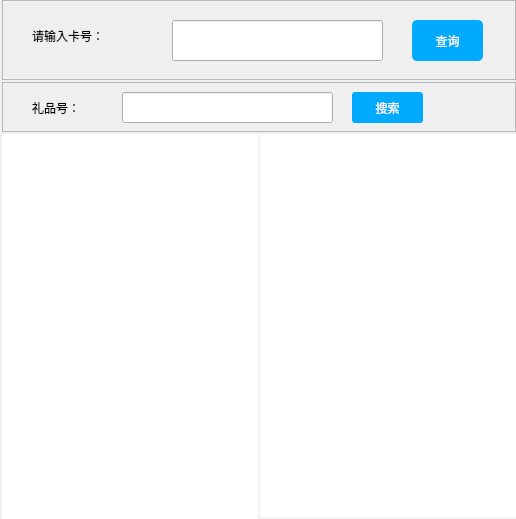
             <widget class="QWidget" name="page_5">
              <property name="styleSheet">
               <string notr="true">QFrame{
font: 11pt &quot;微软雅黑&quot;;
background-color:rgb(255, 255, 255)
}
QLabel{
color:rgb(65, 65, 65)
}
QLineEdit {
    border-width: 1px;
    border-style: solid;
    border-radius: 4px;
	border-color:rgb(199, 199, 199);
	background-color:rgb(255, 255, 255);
	font: 10pt &quot;微软雅黑&quot;

}
QComboBox {
    border-width: 1px;
    border-style: solid;
    border-radius: 4px;
	border-color:rgb(199, 199, 199);
	background-color:rgb(255, 255, 255);
	font: 10pt &quot;微软雅黑&quot;;
}；



</string>
              </property>
              <layout class="QVBoxLayout" name="verticalLayout_97">
               <property name="spacing">
                <number>0</number>
               </property>
               <property name="leftMargin">
                <number>2</number>
               </property>
               <property name="topMargin">
                <number>0</number>
               </property>
               <property name="rightMargin">
                <number>0</number>
               </property>
               <property name="bottomMargin">
                <number>0</number>
               </property>
               <item>
                <layout class="QVBoxLayout" name="verticalLayout_66">
                 <property name="spacing">
                  <number>2</number>
                 </property>
                 <item>
                  <widget class="QFrame" name="frame_132">
                   <property name="minimumSize">
                    <size>
                     <width>0</width>
                     <height>80</height>
                    </size>
                   </property>
                   <property name="maximumSize">
                    <size>
                     <width>16777215</width>
                     <height>80</height>
                    </size>
                   </property>
                   <property name="styleSheet">
                    <string notr="true"/>
                   </property>
                   <property name="frameShape">
                    <enum>QFrame::StyledPanel</enum>
                   </property>
                   <property name="frameShadow">
                    <enum>QFrame::Raised</enum>
                   </property>
                   <widget class="QLabel" name="label_244">
                    <property name="geometry">
                     <rect>
                      <x>30</x>
                      <y>20</y>
                      <width>121</width>
                      <height>31</height>
                     </rect>
                    </property>
                    <property name="styleSheet">
                     <string notr="true">font: 13pt &quot;微软雅黑&quot;;</string>
                    </property>
                    <property name="text">
                     <string>请输入卡号：</string>
                    </property>
                   </widget>
                   <widget class="QPushButton" name="pushButton_84">
                    <property name="geometry">
                     <rect>
                      <x>410</x>
                      <y>20</y>
                      <width>71</width>
                      <height>41</height>
                     </rect>
                    </property>
                    <property name="styleSheet">
                     <string notr="true">QPushButton{
background-color:rgb(0, 170, 255);
border:none;
font: bold 9pt &quot;微软雅黑&quot;;
color:rgb(255,255,255);
border-radius: 5px;
}
QPushButton::hover{
background-color:rgb(0, 150, 225);
}
QPushButton::pressed{
background-color:rgb(0, 150, 225);
}</string>
                    </property>
                    <property name="text">
                     <string>查询</string>
                    </property>
                   </widget>
                   <widget class="QLineEdit" name="lineEdit_139">
                    <property name="geometry">
                     <rect>
                      <x>170</x>
                      <y>20</y>
                      <width>211</width>
                      <height>41</height>
                     </rect>
                    </property>
                    <property name="styleSheet">
                     <string notr="true"/>
                    </property>
                    <property name="cursorMoveStyle">
                     <enum>Qt::LogicalMoveStyle</enum>
                    </property>
                    <property name="clearButtonEnabled">
                     <bool>false</bool>
                    </property>
                   </widget>
                  </widget>
                 </item>
                 <item>
                  <widget class="QFrame" name="frame_131">
                   <property name="minimumSize">
                    <size>
                     <width>0</width>
                     <height>50</height>
                    </size>
                   </property>
                   <property name="maximumSize">
                    <size>
                     <width>16777215</width>
                     <height>50</height>
                    </size>
                   </property>
                   <property name="frameShape">
                    <enum>QFrame::StyledPanel</enum>
                   </property>
                   <property name="frameShadow">
                    <enum>QFrame::Raised</enum>
                   </property>
                   <widget class="QLabel" name="label_245">
                    <property name="geometry">
                     <rect>
                      <x>30</x>
                      <y>10</y>
                      <width>151</width>
                      <height>31</height>
                     </rect>
                    </property>
                    <property name="styleSheet">
                     <string notr="true">font: 12pt &quot;微软雅黑&quot;;</string>
                    </property>
                    <property name="text">
                     <string>礼品号：</string>
                    </property>
                   </widget>
                   <widget class="QPushButton" name="pushButton_85">
                    <property name="geometry">
                     <rect>
                      <x>350</x>
                      <y>10</y>
                      <width>71</width>
                      <height>31</height>
                     </rect>
                    </property>
                    <property name="styleSheet">
                     <string notr="true">QPushButton{
background-color:rgb(0, 170, 255);
font: bold 9pt &quot;微软雅黑&quot;;
color:rgb(255,255,255);
border-radius: 3px;
}QPushButton::hover{
background-color:rgb(0, 150, 225);
}
QPushButton::pressed{
background-color:rgb(0, 150, 225);
}</string>
                    </property>
                    <property name="text">
                     <string>搜索</string>
                    </property>
                   </widget>
                   <widget class="QLineEdit" name="lineEdit_140">
                    <property name="geometry">
                     <rect>
                      <x>120</x>
                      <y>10</y>
                      <width>211</width>
                      <height>31</height>
                     </rect>
                    </property>
                    <property name="styleSheet">
                     <string notr="true"/>
                    </property>
                    <property name="text">
                     <string/>
                    </property>
                    <property name="frame">
                     <bool>true</bool>
                    </property>
                    <property name="cursorMoveStyle">
                     <enum>Qt::LogicalMoveStyle</enum>
                    </property>
                    <property name="clearButtonEnabled">
                     <bool>false</bool>
                    </property>
                   </widget>
                  </widget>
                 </item>
                 <item>
                  <widget class="QFrame" name="frame_133">
                   <property name="styleSheet">
                    <string notr="true">border: 0px solid black ;
background-color:rgb(244,244,244)</string>
                   </property>
                   <property name="frameShape">
                    <enum>QFrame::StyledPanel</enum>
                   </property>
                   <property name="frameShadow">
                    <enum>QFrame::Raised</enum>
                   </property>
                   <layout class="QHBoxLayout" name="horizontalLayout_37">
                    <property name="spacing">
                     <number>2</number>
                    </property>
                    <property name="leftMargin">
                     <number>0</number>
                    </property>
                    <property name="topMargin">
                     <number>0</number>
                    </property>
                    <property name="rightMargin">
                     <number>0</number>
                    </property>
                    <property name="bottomMargin">
                     <number>0</number>
                    </property>
                    <item>
                     <widget class="QTableView" name="tableView_43">
                      <property name="styleSheet">
                       <string notr="true">QHeaderView::section {
    color: white;
    background-color: rgb(250, 250, 250);
    border: 5px solid rgb(250, 250, 250);
    border-radius:0px;
    border-color: rgb(250, 250, 250);
    font:12pt &quot;微软雅黑&quot;;
	color:rgb(150, 150, 150)
} 
QTableView{
	border:none;
	background-color:rgb(255,255,255);

}


</string>
                      </property>
                      <property name="editTriggers">
                       <set>QAbstractItemView::NoEditTriggers</set>
                      </property>
                      <property name="alternatingRowColors">
                       <bool>true</bool>
                      </property>
                      <property name="selectionMode">
                       <enum>QAbstractItemView::SingleSelection</enum>
                      </property>
                      <property name="selectionBehavior">
                       <enum>QAbstractItemView::SelectRows</enum>
                      </property>
                     </widget>
                    </item>
                    <item>
                     <widget class="QFrame" name="frame_134">
                      <property name="minimumSize">
                       <size>
                        <width>0</width>
                        <height>0</height>
                       </size>
                      </property>
                      <property name="styleSheet">
                       <string notr="true"/>
                      </property>
                      <property name="frameShape">
                       <enum>QFrame::StyledPanel</enum>
                      </property>
                      <property name="frameShadow">
                       <enum>QFrame::Raised</enum>
                      </property>
                      <layout class="QVBoxLayout" name="verticalLayout_124">
                       <property name="spacing">
                        <number>0</number>
                       </property>
                       <property name="leftMargin">
                        <number>0</number>
                       </property>
                       <property name="topMargin">
                        <number>0</number>
                       </property>
                       <property name="rightMargin">
                        <number>0</number>
                       </property>
                       <property name="bottomMargin">
                        <number>0</number>
                       </property>
                       <item>
                        <layout class="QVBoxLayout" name="verticalLayout_125" stretch="0,2">
                         <property name="spacing">
                          <number>2</number>
                         </property>
                         <item>
                          <widget class="QTableView" name="tableView_44">
                           <property name="minimumSize">
                            <size>
                             <width>0</width>
                             <height>383</height>
                            </size>
                           </property>
                           <property name="styleSheet">
                            <string notr="true">QHeaderView::section {
    color: white;
    background-color: rgb(250, 250, 250);
    border: 5px solid rgb(250, 250, 250);
    border-radius:0px;
    border-color: rgb(250, 250, 250);
    font:12pt &quot;微软雅黑&quot;;
	color:rgb(150, 150, 150)
} 
QTableView{
	border:none;
	background-color:rgb(255,255,255);

}


</string>
                           </property>
                          </widget>
                         </item>
                         <item>
                          <widget class="QFrame" name="frame_135">
                           <property name="styleSheet">
                            <string notr="true">QFrame{background-color:rgb(255,255,255)}
QComboBox {
    border-width: 1px;
    border-style: solid;
    border-radius: 4px;
	border-color:rgb(199, 199, 199);
	background-color:rgb(255, 255, 255);
	font: 10pt &quot;微软雅黑&quot;;
};
</string>
                           </property>
                           <property name="frameShape">
                            <enum>QFrame::StyledPanel</enum>
                           </property>
                           <property name="frameShadow">
                            <enum>QFrame::Raised</enum>
                           </property>
                           <widget class="QPushButton" name="pushButton_86">
                            <property name="geometry">
                             <rect>
                              <x>160</x>
                              <y>30</y>
                              <width>91</width>
                              <height>41</height>
                             </rect>
                            </property>
                            <property name="styleSheet">
                             <string notr="true">QPushButton{
background-color:rgb(0, 170, 255);
border:none;
font: bold 10pt &quot;微软雅黑&quot;;
color:rgb(255,255,255);
border-radius: 5px;
}

QPushButton::hover{
background-color:rgb(0, 150, 225);
}
QPushButton::pressed{
background-color:rgb(0, 150, 225);
}</string>
                            </property>
                            <property name="text">
                             <string>结算</string>
                            </property>
                           </widget>
                          </widget>
                         </item>
                        </layout>
                       </item>
                      </layout>
                     </widget>
                    </item>
                   </layout>
                  </widget>
                 </item>
                </layout>
               </item>
              </layout>
             </widget>
